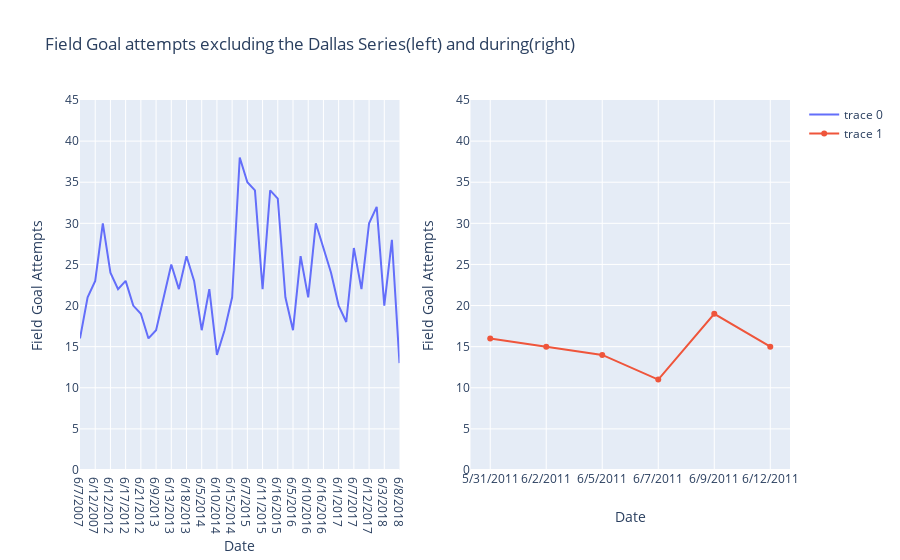

This figure's notebook cell:
### Code cell
from plotly.subplots import make_subplots
import plotly.graph_objects as go
fig = make_subplots(rows=1, cols=2)

fig.add_trace(
    go.Scatter(x=df2.Date, y=df2["FGA"]),
    row=1, col=1
)

fig.add_trace(
    go.Scatter(x=df3.Date, y=df3["FGA"]),
    row=1, col=2
)

fig.update_layout(
    title_text=("Field Goal attempts excluding the Dallas Series(left) and during(right)")
)
fig.update_xaxes(title_text="Date", row=1, col=1)
fig.update_xaxes(title_text="Date", row=1, col=2)
fig.update_yaxes(title_text="Field Goal Attempts")
fig.update_yaxes(range=[0,45])

fig.show()
#Lebron's field goals attempted average was significantly lower in the Dallas series than any other finals series, and him
#not taking more shots is a possible factor into his performance.

### Figure 1 — Plotly figure (JSON) as saved in the notebook; plotly's stock layout.template omitted (floating-point values rounded to 4 significant figures)
{"data": [{"type": "scatter", "x": ["6/7/2007", "6/10/2007", "6/12/2007", "6/14/2007", "6/12/2012", "6/14/2012", "6/17/2012", "6/19/2012", "6/21/2012", "6/6/2013", "6/9/2013", "6/11/2013", "6/13/2013", "6/16/2013", "6/18/2013", "6/20/2013", "6/5/2014", "6/8/2014", "6/10/2014", "6/12/2014", "6/15/2014", "6/4/2015", "6/7/2015", "6/9/2015", "6/11/2015", "6/14/2015", "6/16/2015", "6/2/2016", "6/5/2016", "6/8/2016", "6/10/2016", "6/13/2016", "6/16/2016", "6/19/2016", "6/1/2017", "6/4/2017", "6/7/2017", "6/9/2017", "6/12/2017", "5/31/2018", "6/3/2018", "6/6/2018", "6/8/2018"], "xaxis": "x", "y": [16, 21, 23, 30, 24, 22, 23, 20, 19, 16, 17, 21, 25, 22, 26, 23, 17, 22, 14, 17, 21, 38, 35, 34, 22, 34, 33, 21, 17, 26, 21, 30, 27, 24, 20, 18, 27, 22, 30, 32, 20, 28, 13], "yaxis": "y"}, {"type": "scatter", "x": ["5/31/2011", "6/2/2011", "6/5/2011", "6/7/2011", "6/9/2011", "6/12/2011"], "xaxis": "x2", "y": [16, 15, 14, 11, 19, 15], "yaxis": "y2"}], "layout": {"title": {"text": "Field Goal attempts excluding the Dallas Series(left) and during(right)"}, "xaxis": {"anchor": "y", "domain": [0, 0.45], "title": {"text": "Date"}}, "xaxis2": {"anchor": "y2", "domain": [0.55, 1], "title": {"text": "Date"}}, "yaxis": {"anchor": "x", "domain": [0, 1], "range": [0, 45], "title": {"text": "Field Goal Attempts"}}, "yaxis2": {"anchor": "x2", "domain": [0, 1], "range": [0, 45], "title": {"text": "Field Goal Attempts"}}}}
